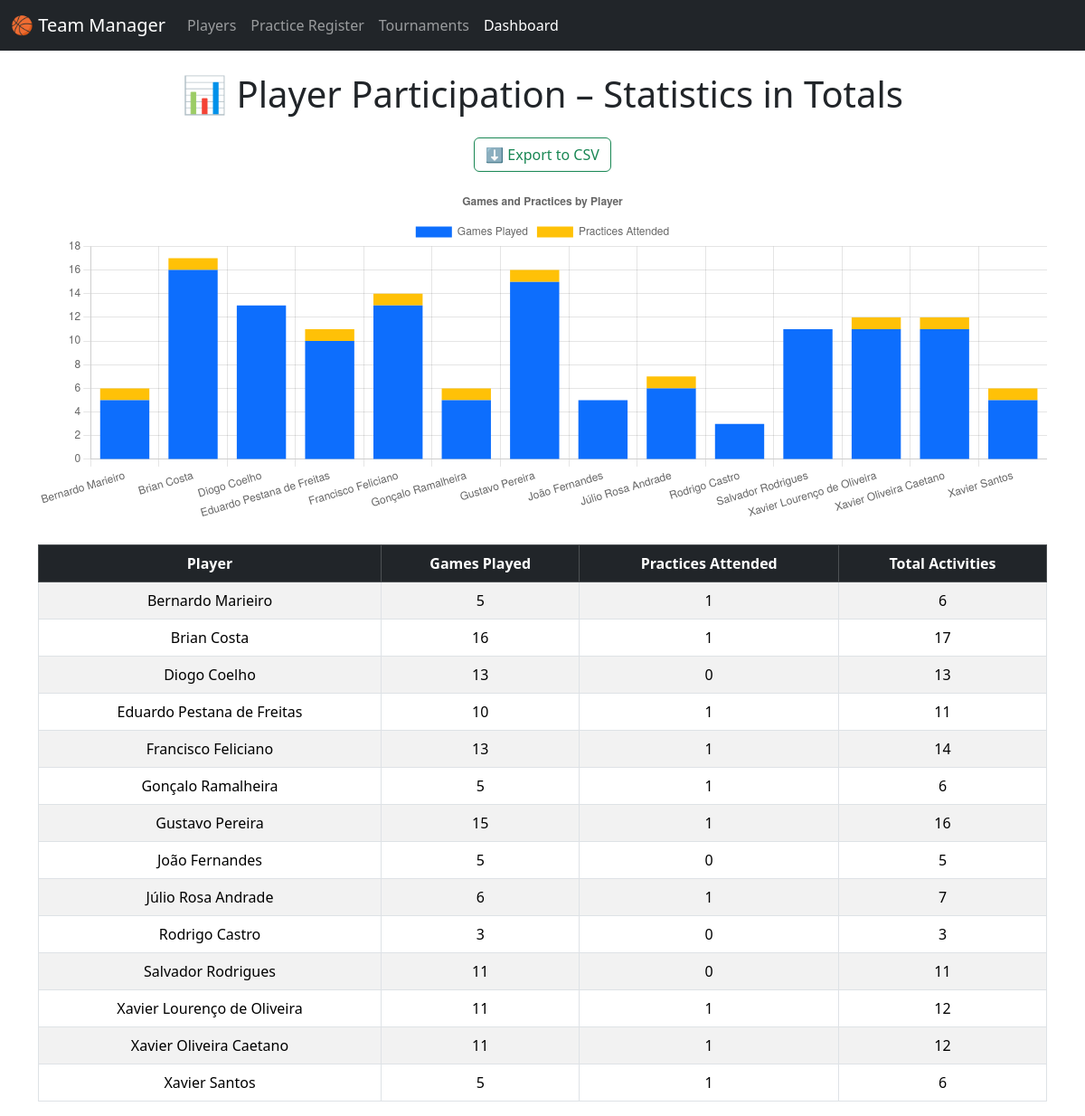
The page /dashboard-totals on the database its author committed.
### app.py (models this page shows)
class PlayerModel(db.Model):
    id = db.Column(db.Integer, primary_key=True)
    season_year = db.Column(db.String(10), nullable=False)
    name = db.Column(db.String(100), nullable=False)
    escalao = db.Column(db.String(50), nullable=False)
    n_carteira = db.Column(db.String(50), nullable=False)
    dob = db.Column(db.String(20), nullable=False)
    mobile_phone = db.Column(db.String(20))
    email = db.Column(db.String(100))

### app.py (the view)
@app.route('/dashboard-totals')
def dashboard_totals():
    players = PlayerModel.query.order_by(PlayerModel.name).all()
    from collections import defaultdict
    totals_data = defaultdict(lambda: {"games_played": 0, "practices_attended": 0})
    matrix_entries = TournamentMatrixModel.query.filter_by(played=True).all()
    seen_games = set()
    for entry in matrix_entries:
        key = (entry.player_name.strip(), entry.tournament_id, entry.opponent_name.strip())
        if key not in seen_games:
            totals_data[entry.player_name.strip()]["games_played"] += 1
            seen_games.add(key)
    practice_registers = PracticeRegisterModel.query.all()
    for reg in practice_registers:
        players_present = [p.strip() for p in reg.players_present.split(',') if p.strip()]
        for p in players_present:
            totals_data[p]["practices_attended"] += 1
    return render_template('dashboard_totals.html',
                           players=players,
                           totals_data=totals_data)

### templates/dashboard_totals.html (shortened to what this page needs)
<!DOCTYPE html>
<html>
<head>
  <link href="https://cdn.jsdelivr.net/npm/bootstrap@5.3.3/dist/css/bootstrap.min.css" rel="stylesheet">
</head>
<body>
<nav class="navbar navbar-expand-lg navbar-dark bg-dark mb-4">
  <div class="container-fluid">
    <a class="navbar-brand" href="/">🏀 Team Manager</a>
    <div class="collapse navbar-collapse">
      <ul class="navbar-nav me-auto">
        <li class="nav-item"><a class="nav-link" href="/players">Players</a></li>
        <li class="nav-item"><a class="nav-link" href="/practice-register">Practice Register</a></li>
        <li class="nav-item"><a class="nav-link" href="/tournaments">Tournaments</a></li>
        <li class="nav-item"><a class="nav-link active" href="/dashboard-totals">Dashboard</a></li>
      </ul>
    </div>
  </div>
</nav>
<div class="container text-center">
  <h1 class="mb-4">📊 Player Participation – Statistics in Totals</h1>
  <a href="/export-totals-csv" class="btn btn-outline-success mb-3">⬇️ Export to CSV</a>
  <canvas id="totalsChart" height="100"></canvas>
  <div class="table-responsive mt-4">
    <table class="table table-bordered table-striped align-middle">
      <thead class="table-dark">
        <tr>
          <th>Player</th>
          <th>Games Played</th>
          <th>Practices Attended</th>
          <th>Total Activities</th>
        </tr>
      </thead>
      <tbody>
        {% for player in players %}
          {% set totals = totals_data.get(player.name, {'games_played': 0, 'practices_attended': 0}) %}
          <tr>
            <td>{{ player.name }}</td>
            <td>{{ totals.games_played }}</td>
            <td>{{ totals.practices_attended }}</td>
            <td>{{ totals.games_played + totals.practices_attended }}</td>
          </tr>
        {% endfor %}
      </tbody>
    </table>
  </div>
</div>
<script>
  const ctx = document.getElementById('totalsChart').getContext('2d');
  const totalsChart = new Chart(ctx, {
    type: 'bar',
    data: {
      labels: {{ players | map(attribute='name') | list | tojson | safe }},
      datasets: [
        {
          label: 'Games Played',
          backgroundColor: '#0d6efd',
          data: [
            {% for player in players %}
              {{ totals_data.get(player.name, {}).get('games_played', 0) }},
            {% endfor %}
          ]
        },
        {
          label: 'Practices Attended',
          backgroundColor: '#ffc107',
          data: [
            {% for player in players %}
              {{ totals_data.get(player.name, {}).get('practices_attended', 0) }},
            {% endfor %}
          ]
        }
      ]
    },
    options: {
      responsive: true,
      plugins: {
        legend: { position: 'top' },
        title: { display: true, text: 'Games and Practices by Player' }
      },
      scales: {
        x: { stacked: true },
        y: { stacked: true, beginAtZero: true }
      }
    }
  });
</script>
</body>
</html>

### rows shown on the page
PlayerModel: name "Bernardo Marieiro", games_played "5", practices_attended "1", games_played "6"
PlayerModel: name "Brian Costa", games_played "16", practices_attended "1", games_played "17"
PlayerModel: name "Diogo Coelho", games_played "13", practices_attended "0"
PlayerModel: name "Eduardo Pestana de Freitas", games_played "10", practices_attended "1", games_played "11"
PlayerModel: name "Francisco Feliciano", games_played "13", practices_attended "1", games_played "14"
PlayerModel: name "Gonçalo Ramalheira", games_played "5", practices_attended "1", games_played "6"
PlayerModel: name "Gustavo Pereira", games_played "15", practices_attended "1", games_played "16"
PlayerModel: name "João Fernandes", games_played "5", practices_attended "0"
PlayerModel: name "Júlio Rosa Andrade", games_played "6", practices_attended "1", games_played "7"
PlayerModel: name "Rodrigo Castro", games_played "3", practices_attended "0"
PlayerModel: name "Salvador Rodrigues", games_played "11", practices_attended "0", totals.games_played+totals.practices_attended "11"
PlayerModel: name "Xavier Lourenço de Oliveira", games_played "11", practices_attended "1", games_played "12"
PlayerModel: name "Xavier Oliveira Caetano", games_played "11", practices_attended "1", totals.games_played+totals.practices_attended "12"
PlayerModel: name "Xavier Santos", games_played "5", practices_attended "1", games_played "6"

### other values the page prints
chart data {{ totals_data.get(player.name, {}).get('games_played', 0) }} 5, 16, 13, 10, 13, 5, 15, 5, 6, 3, 11, 11, 11, 5
